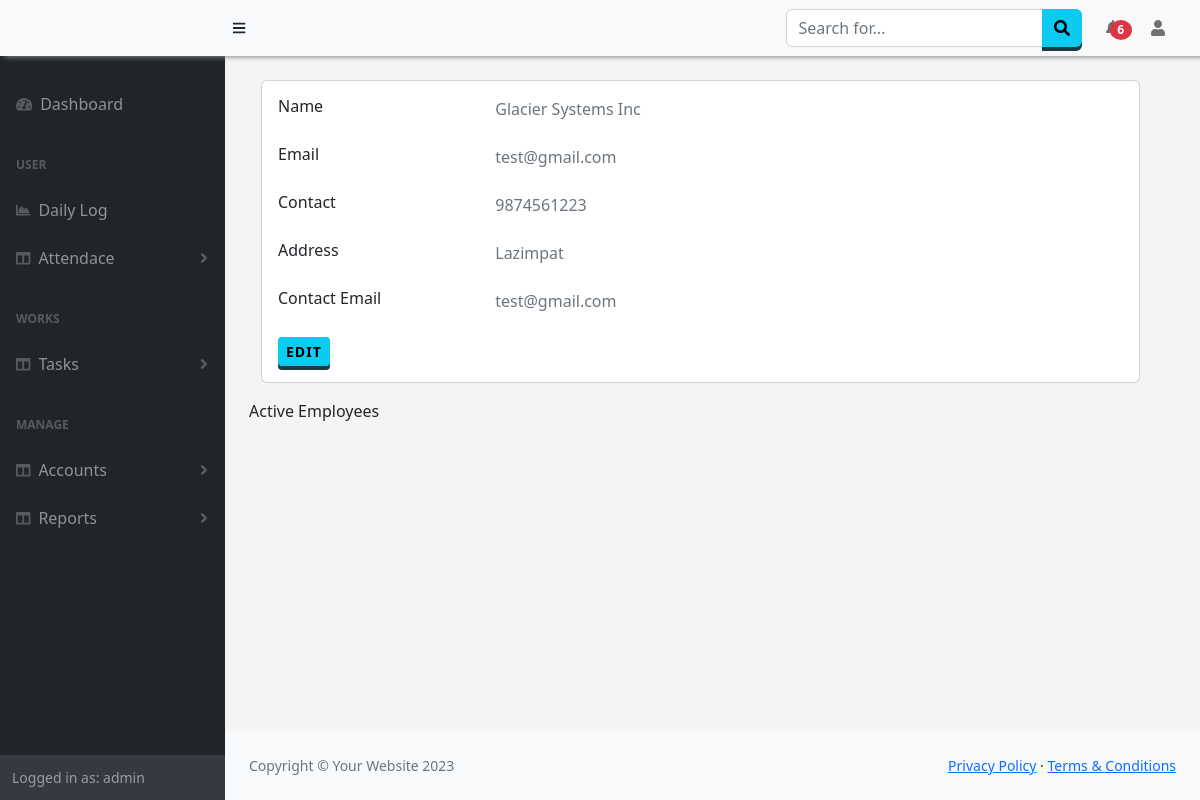
Page /Manage/Company/ (signed in) on the committed database.
### Authentication/models.py (models this page shows, shortened)
class Company(models.Model):
    user = models.ForeignKey(User, null=True, on_delete= models.SET_NULL)
    name = models.CharField(max_length=100)
    address = models.CharField(max_length=100)
    phone1 = models.CharField( max_length=50)
    phone2 = models.CharField( max_length=50)
    email = models.EmailField()
    contact_email =models.EmailField()

### Manager/views.py (the view)
# urls.py: path('Company/',views.company,name="company"),
@login_required
def company(request):
    comp = Company.objects.get(id=1)
    return render(request,'Reports/company.html',{'company':comp})

### Attendance/context_processors.py (called while the page is built)
def getNewLeaves(request):
    if request.user.id:
        is_manager = checkTeams(request)
        if is_manager[1] == True:
            new_leaves = Leave.objects.filter(user__id__in=is_manager[0],approval = 2)
        else:
            today = datetime.datetime.now()
            new_leaves = Leave.objects.filter(user=request.user,date_approved__gte=today.date())
        return {"manager":is_manager[1],'n_leaves':new_leaves}
    else:
        return {}

def getLogApproval(request):
    if request.user.id:
        is_manager = checkTeams(request)
        if is_manager[1] == True:
            l_approval = LogApproval.objects.filter(user__id__in=is_manager[0],request=True)
        else:
            l_approval = LogApproval.objects.filter(user=request.user,status=True)
        return {'n_log_approval':l_approval}
    else:
        return {}

### Manager/views.py (called while the page is built, shortened)
def checkTeams(request):
    is_team = False
    if request.user.is_superuser:
        users = Employees.objects.values('user').filter(company=request.session['comp'])
        is_team=True
    return users,is_team

### Manager/templates/Reports/company.html (shortened to what this page needs)
{% extends "base.html" %}
{% block content %}
<div class="row gutters-sm container">
  <div class="col-md">
    <div class="card mb-3">
      <div class="card-body">
        <div class="row">
          <div class="col-sm-3">
            <h6 class="mb-0">Name</h6>
          </div>
          <div class="col-sm-9 text-secondary">
            {{company.name}}
          </div>
        </div>
        <div class="row mt-4">
          <div class="col-sm-3">
            <h6 class="mb-0">Email</h6>
          </div>
          <div class="col-sm-9 text-secondary">
            {{company.email}}
          </div>
        </div>
        <div class="row mt-4">
          <div class="col-sm-3">
            <h6 class="mb-0">Contact</h6>
          </div>
          <div class="col-sm-9 text-secondary">
            {{company.phone1}}
          </div>
        </div>
        <div class="row mt-4">
          <div class="col-sm-3">
            <h6 class="mb-0">Address</h6>
          </div>
          <div class="col-sm-9 text-secondary">
            {{company.address}}
          </div>
        </div>
        <div class="row mt-4">
          <div class="col-sm-3">
            <h6 class="mb-0">Contact Email</h6>
          </div>
          <div class="col-sm-9 text-secondary">
            {{company.contact_email}}
          </div>
        </div>
        <div class="row mt-4">
          <div class="col-sm-12">
            {% if user.is_superuser %}
            <a class="btn btn-info btn-sm" href="{% url 'company' %}">Edit</a>
            {% endif %}
          </div>
        </div>
      </div>
    </div>
  </div>
</div>
<div>
  Active Employees
</div>
{% endblock %}

### templates/base.html (shortened to what this page needs)
<!DOCTYPE html>
<html lang="en">
    <head>
        <link href="https://cdn.jsdelivr.net/npm/simple-datatables@7.1.2/dist/style.min.css" rel="stylesheet" />
        <link href="https://cdn.datatables.net/1.13.5/css/jquery.dataTables.min.css" rel="stylesheet" />
        <link href="https://cdn.datatables.net/buttons/2.4.1/css/buttons.dataTables.min.css" rel="stylesheet" />
        <link href="/static/css/styles.css" rel="stylesheet" />
        <link href="/static/css/customSB.css" rel="stylesheet" />
    </head>
    <body class="sb-nav-fixed" >
        <nav class="sb-topnav navbar navbar-expand-sm navbar-light bg-light fixed-top" style=" box-shadow: 5px 1px 5px #888888;">
            <a class="navbar-brand ps-3 bg-light" href="{% url 'home' %}">{{request.session.company}}{{request.session.id}}</a>
            <button class="btn btn-link btn-sm order-2 order-lg-0 me-4 me-lg-0" id="sidebarToggle" href="#!"><i class="fas fa-bars"></i></button>
            <form class="d-none d-md-inline-block form-inline ms-auto me-0 me-md-3 my-2 my-md-0">
                <div class="input-group">
                    <input class="form-control" type="text" placeholder="Search for..." aria-label="Search for..." aria-describedby="btnNavbarSearch" />
                    <button class="btn btn-info" id="btnNavbarSearch" type="button"><i class="fas fa-search"></i></button>
                </div>
            </form>
            <ul class="navbar-nav ms-auto ms-md-0 ">
                <li class="nav-item dropdown">
                    <a class="nav-link dropdown-toggle" id="navbarDropdown" href="#" role="button" data-bs-toggle="dropdown" aria-expanded="false"> <span class="badge badge-sm badge-danger badge-counter bg-danger rounded-circle " style="margin-left:-10px;">{% if n_leaves.count|add:n_log_approval.count != 0 %}{{ n_leaves.count|add:n_log_approval.count}}{% endif %}</span></a>
                        </a></li>
                    </ul>
            <ul class="navbar-nav  ms-md-0 me-3 me-lg-4">
                <li class="nav-item dropdown">
                    <a class="nav-link dropdown-toggle" id="navbarDropdown" href="#" role="button" data-bs-toggle="dropdown" aria-expanded="false"><i class="fas fa-user fa-fw"></i></a>
                </li>
            </ul>
        </nav>
        <div id="layoutSidenav" style="background-color:rgb(245, 243, 243);">
            <div id="layoutSidenav_nav">
                <nav class="sb-sidenav accordion sb-sidenav-dark" id="sidenavAccordion" >
                    <div class="sb-sidenav-menu" >
                        <div class="nav">
                            <a class="nav-link mt-4" href="{% url 'home' %}">
                                <div class="sb-nav-link-icon"><i class="fas fa-tachometer-alt"></i></div>
                                <span style="{% if request.path == '/' %}color:white;{% endif %}">Dashboard<span>
                            </a>
                            <div class="sb-sidenav-menu-heading">User</div>
                            <a class="nav-link" href="{% url 'dailylog' %}">
                                <div class="sb-nav-link-icon"><i class="fas fa-chart-area"></i></div>
                                <span style="{% if request.path == '/Worklog/dailylog/' %}color:white;{% endif %}">Daily Log<span>
                            </a>
                            <a class="nav-link collapsed" href="#" data-bs-toggle="collapse" data-bs-target="#collapseAttendance" aria-expanded="false" aria-controls="collapseLayouts">
                                <div class="sb-nav-link-icon"><i class="fas fa-columns"></i></div>
                                Attendace
                                <div class="sb-sidenav-collapse-arrow"><i class="fas fa-angle-down"></i></div>
                            </a>
                            <div class="sb-sidenav-menu-heading">Works</div>
                            <a class="nav-link collapsed" href="#" data-bs-toggle="collapse" data-bs-target="#collapseLayouts" aria-expanded="false" aria-controls="collapseLayouts">
                                <div class="sb-nav-link-icon"><i class="fas fa-columns"></i></div>
                                Tasks
                                <div class="sb-sidenav-collapse-arrow"><i class="fas fa-angle-down"></i></div>
                            </a>
                            <div class="sb-sidenav-menu-heading">Manage</div>
                            <a class="nav-link collapsed" href="#" data-bs-toggle="collapse" data-bs-target="#collapseDetails" aria-expanded="false" aria-controls="collapseLayouts">
                                <div class="sb-nav-link-icon"><i class="fas fa-columns"></i></div>
                                Accounts
                                <div class="sb-sidenav-collapse-arrow"><i class="fas fa-angle-down"></i></div>
                            </a>
                            <a class="nav-link collapsed" href="#" data-bs-toggle="collapse" data-bs-target="#collapseReports" aria-expanded="false" aria-controls="collapseLayouts">
                                <div class="sb-nav-link-icon"><i class="fas fa-columns"></i></div>
                                Reports
                                <div class="sb-sidenav-collapse-arrow"><i class="fas fa-angle-down"></i></div>
                            </a>
                        </div>
                    </div>
                    <div class="sb-sidenav-footer">
                        <div class="small">Logged in as: {{ user.username}}</div>
                    </div>
                </nav>
            </div>
            <div id="layoutSidenav_content" >
                <main class="p-4" >
                    {% block content %}
                {% endblock %}
                </main>
                <footer class="py-4 bg-light mt-auto">
                    <div class="container-fluid px-4">
                        <div class="d-flex align-items-center justify-content-between small">
                            <div class="text-muted">Copyright &copy; Your Website 2023</div>
                            <div>
                                <a href="#">Privacy Policy</a>
                                &middot;
                                <a href="#">Terms &amp; Conditions</a>
                            </div>
                        </div>
                    </div>
                </footer>
            </div>
        </div>
        <link href="https://cdnjs.cloudflare.com/ajax/libs/twitter-bootstrap/5.2.0/css/bootstrap.min.css" rel="stylesheet" type="text/css">
    </body>
</html>

### templates/base.html (style rules this page uses)
.dropdown-toggle:after { display: none !important; }
.navbar,.sb-sidenav { background-color:DodgerBlue important; }
.btn { outline: none; cursor: pointer; border: none !important; display: block; position: relative; font-size: 16px ; font-weight: 600 !important; color: #fff; text-transform: uppercase; letter-spacing: 1px; }
.btn-info { background-color: #5bc0de; box-shadow: 0 4px #1C3A42; }

### rows in the picture
Company: name "Glacier Systems Inc", email "test@gmail.com", phone1 "9874561223", address "Lazimpat", contact_email "test@gmail.com"

### other values in the picture
{{ n_leaves.count|add:n_log_approval.count }} "6"
{{ user.username }} "admin"
